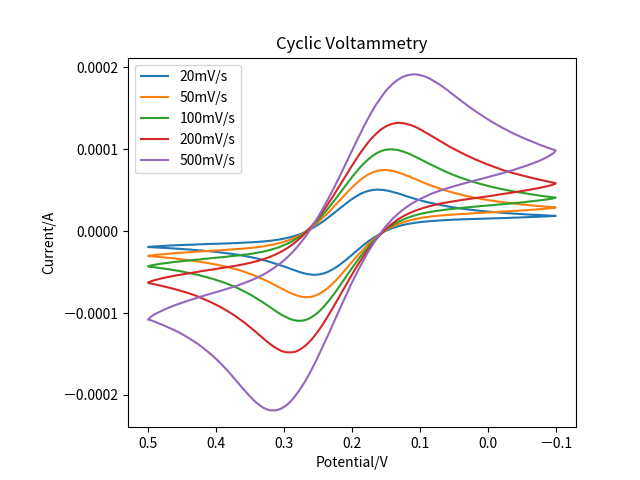

Generate this figure with Python:
import os
import re
import numpy as np
import matplotlib.pyplot as plt

# save to file
if not os.path.isfile("saveCV.npz"):
    print("run cv.py first")
    exit()
else:
    fload = np.load("saveCV.npz")
    meta = fload['meta'] 
    data = fload['data']

rank = np.argsort([int(re.findall(r"\d+", m[0]['name'])[0]) \
    if 'shake' not in m[0]['name'] else np.inf for m in meta])
meta = meta[rank]
data = data[rank]

# number = 6
# plt.figure(figsize=(12, 9))
# plt.subplots_adjust(left=0.07, right=0.97,top=0.92, bottom=0.05, wspace=0.25)
plt.subplots_adjust(left=0.2)
plt.title("Cyclic Voltammetry")
plt.xlabel(meta[0][0]['cols'][0])
plt.ylabel(meta[0][0]['cols'][1])
plt.gca().invert_xaxis()

for i in range(5):
    plt.plot(data[i, meta[i][0]['len'][-3]:meta[i][0]['len'][-1], 0].T,
             data[i, meta[i][0]['len'][-3]:meta[i][0]['len'][-1], 1].T,
             label=meta[i][0]['name'].replace("mvs", "mV/s"))
plt.legend()
plt.savefig('cv_overlap.png')
plt.show()

plt.title("Cyclic Voltammetry with shaking")
plt.subplots_adjust(left=0.2)
plt.xlabel(meta[0][0]['cols'][0])
plt.ylabel(meta[0][0]['cols'][1])
plt.gca().invert_xaxis()
for i in [2, 5]:
    # sliding window
    y = data[i, meta[i][0]['len'][-3]:meta[i][0]['len'][-1], 1]
    w = 20
    y = np.hstack([np.tile(y[0], w), y, np.tile(y[-1], w)])
    y = np.average(np.vstack([np.roll(y, j) for j in range(-w, w+1)]), axis=0)
    y = y[w:-w]
    # plot
    plt.plot(data[i, meta[0][0]['len'][-3]:meta[0][0]['len'][-1], 0].T,
             y.T,
             label=meta[i][0]['name'].replace("mvs", "mV/s"))
plt.legend()
plt.savefig('cv_overlap_shake.png')
plt.show()
